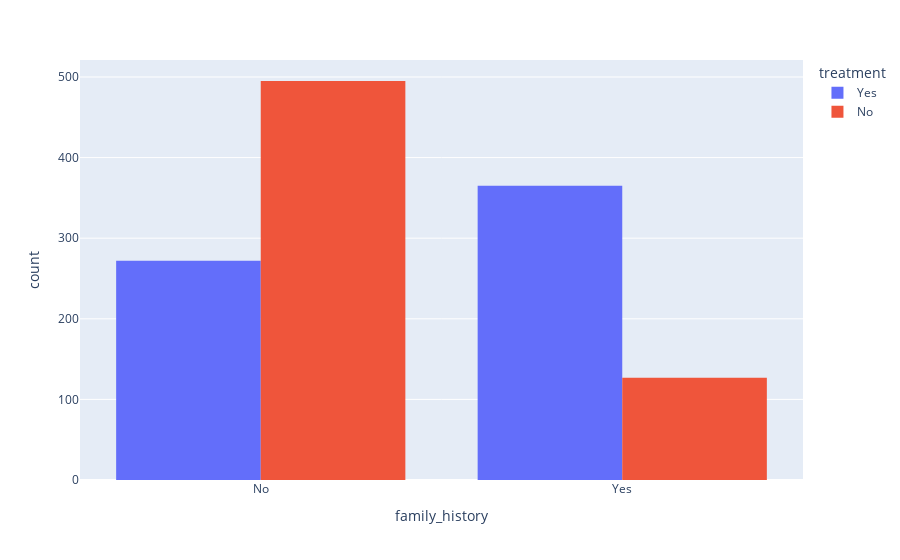

This figure's notebook cell:
### Code cell
px.histogram(df, x = 'family_history',color='treatment',barmode='group')

### Figure 1 — Plotly figure (JSON) as saved in the notebook; plotly's stock layout.template omitted (floating-point values rounded to 4 significant figures; data arrays with more than 128 entries replaced by an {"elided": "..."} marker saying what was removed)
{"data": [{"alignmentgroup": "True", "bingroup": "x", "hovertemplate": "treatment=Yes<br>family_history=%{x}<br>count=%{y}<extra></extra>", "legendgroup": "Yes", "marker": {"color": "#636efa", "pattern": {"shape": ""}}, "name": "Yes", "offsetgroup": "Yes", "orientation": "v", "showlegend": true, "type": "histogram", "x": {"elided": "637 str values"}, "xaxis": "x", "yaxis": "y"}, {"alignmentgroup": "True", "bingroup": "x", "hovertemplate": "treatment=No<br>family_history=%{x}<br>count=%{y}<extra></extra>", "legendgroup": "No", "marker": {"color": "#EF553B", "pattern": {"shape": ""}}, "name": "No", "offsetgroup": "No", "orientation": "v", "showlegend": true, "type": "histogram", "x": {"elided": "622 str values"}, "xaxis": "x", "yaxis": "y"}], "layout": {"barmode": "group", "legend": {"title": {"text": "treatment"}, "tracegroupgap": 0}, "margin": {"t": 60}, "xaxis": {"anchor": "y", "domain": [0, 1], "title": {"text": "family_history"}}, "yaxis": {"anchor": "x", "domain": [0, 1], "title": {"text": "count"}}}}
